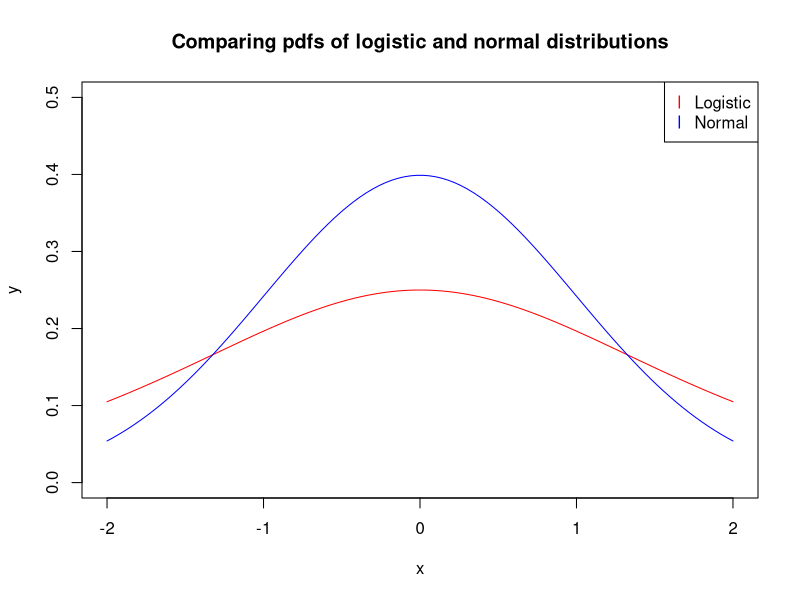
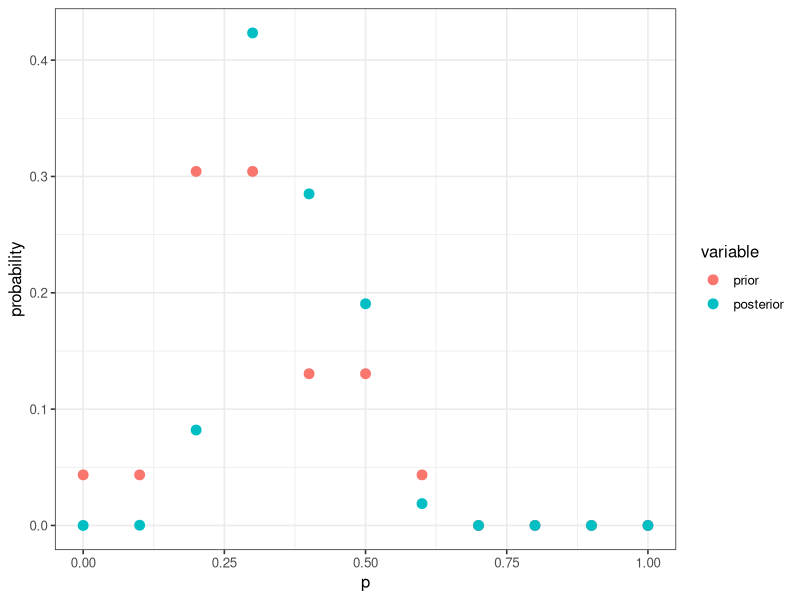
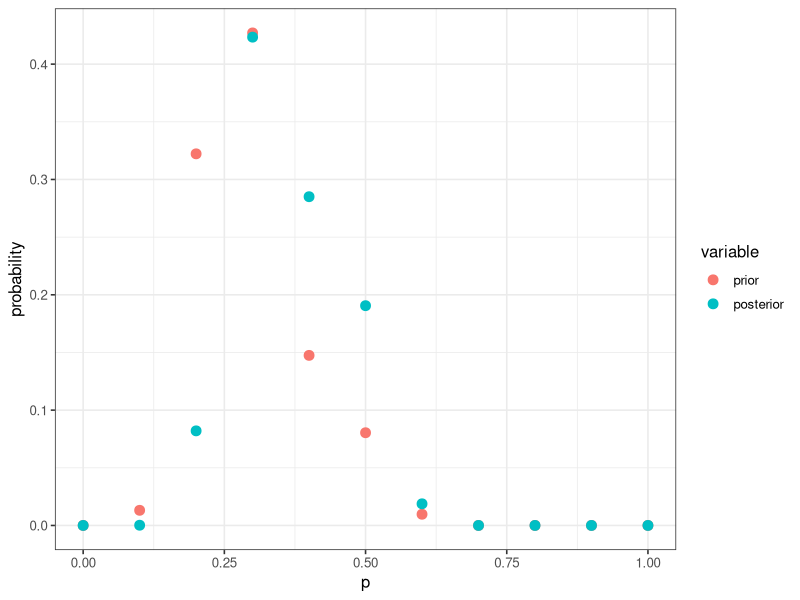

Source code (R) for these figures, in order:
## ---- chunk 1
knitr::opts_chunk$set(echo = TRUE)
## ---- chunk 2
(0.92)*(0.08) + (0.03)*(0.92)
## ---- chunk 3
(0.92 * 0.08)/((0.92)*(0.08) + (0.03)*(0.92))
## ---- chunk 4
# Making the data matrix 

vals <- c(0.018,0.035,0.031,0.008,0.018,0.002,0.112,0.064,0.032,0.069,0.001,0.066,0.094,0.032,0.084,0.001,0.018,0.019,0.010,0.051,0.001,0.029,0.032,0.043,0.130)

joint <- matrix(vals, nrow = 5, byrow=TRUE, dimnames = list(c("farm", "operatives","craftsmen","sales","professional"), c("farm", "operatives","craftsmen","sales","professional")))
joint
## ---- chunk 5
mfather <- numeric(length = 5)
rvarb <- c("farm", "operatives","craftsmen","sales","professional")
for(i in 1:5)
{
  mfather[i] = sum(joint[i,])
}
names(mfather) <- rvarb 
mfather
## ---- chunk 6
mson <- numeric(length = 5)
rvarb <- c("farm", "operatives","craftsmen","sales","professional")
for(i in 1:5)
{
  mson[i] = sum(joint[,i])
}
names(mson) <- rvarb 
mson
## ---- chunk 7
cson <- joint["farm",]/mfather["farm"]
cson
## ---- chunk 8
cfather <- joint[,"farm"]/mson["farm"]
cfather
## ---- chunk 9
linrange <- seq(-2,2, length.out = 100)
logis <- function(x) { return(exp(-x)/(1 + exp(-x))^2) }
normdis <- function(x) { (1/((2*pi)^(1/2)))*exp(-0.5*x^2)}
plot(linrange, logis(linrange), type = "l", ylim = c(0,0.5), col="red", ann= FALSE)
lines(linrange, normdis(linrange), col = "blue")
title(xlab="x")
title(ylab="y")
legend("topright",c("Logistic", "Normal"), col = c("red","blue"), pch = c("l","l"))
title(main="Comparing pdfs of logistic and normal distributions")

## ---- chunk 10
require(knitr)
#Entering data and the prior probabilities 
priorvalues <- c(0, .1, .2, .3, .4, .5, .6, .7, .8, .9, 1)
priorprob <- c(1/23, 1/23, 7/23, 7/23, 3/23, 3/23, 1/23, 0/23, 0/23, 0/23, 0/23)

n <- 20
y <- 8

#vector for storing results
jointprob <- numeric(length = length(priorvalues))

for(i in 1:length(priorvalues))
{
  
  #compute Binomial probability given value of p - likelihood
  binomprob <- dbinom(y, n, p = priorvalues[i])
  
  #compute joint probability - posterior
  jointprob[i] <- binomprob * priorprob[i]
  
}

#compute marginal probability of y 
pofy <- sum(jointprob)

#compute posterior probabilities
posteriorprob <- jointprob/pofy

#visualizing the posterior

#put posterior probabilities in one matrix object for easy viewing 
allnighterposterior <- as.data.frame(cbind(priorvalues, priorprob, posteriorprob))
names(allnighterposterior) <- c("p", "prior", "posterior")

#list the final posterior distribution, based on our prior derived in class
#allnighterposterior

#plot the prior and posterior probabilities
require(ggplot2)
require(reshape2)

allnighterposterior_all <- melt(allnighterposterior, id = "p")

ggplot(allnighterposterior_all, aes(x = p, y = value, colour = variable)) +
  geom_point(size = 3) + 
  xlab("p") + ylab("probability") +
 theme_bw(base_size = 12, base_family = "")
kable(allnighterposterior, caption="Posterior using one-step updating")
## ---- chunk 11
#Calculating posterior (n=10, y=3) from the prior distribution given in class
require(knitr)
priorvalues <- c(0, .1, .2, .3, .4, .5, .6, .7, .8, .9, 1)
priorprob <- c(1/23, 1/23, 7/23, 7/23, 3/23, 3/23, 1/23, 0/23, 0/23, 0/23, 0/23)

n <- 10
y <- 3

#vector for storing results
jointprob <- numeric(length = length(priorvalues))

for(i in 1:length(priorvalues))
{
  
  #compute Binomial probability given value of p - likelihood
  binomprob <- dbinom(y, n, p = priorvalues[i])
  
  #compute joint probability - posterior
  jointprob[i] <- binomprob * priorprob[i]
  
}

#compute marginal probability of y 
pofy <- sum(jointprob)

#compute posterior probabilities
posteriorprob <- jointprob/pofy


#Now we will do a sequential update by settting the prior probabilities to the computed posterior probabilities and then setting n=10 and y=5

priorprob <- posteriorprob
n <- 10
y <- 5


jointprob <- numeric(length = length(priorvalues))

for(i in 1:length(priorvalues))
{
  
  #compute Binomial probability given value of p - likelihood
  binomprob <- dbinom(y, n, p = priorvalues[i])
  
  #compute joint probability - posterior
  jointprob[i] <- binomprob * priorprob[i]
  
}

#compute marginal probability of y 
pofy <- sum(jointprob)

#compute posterior probabilities
posteriorprob <- jointprob/pofy
allnighterposterior <- as.data.frame(cbind(priorvalues, priorprob, posteriorprob))
names(allnighterposterior) <- c("p", "prior", "posterior")

#list the final posterior distribution, based on our prior derived in class
#allnighterposterior

#plot the prior and posterior probabilities
require(ggplot2)
require(reshape2)

allnighterposterior_all <- melt(allnighterposterior, id = "p")

ggplot(allnighterposterior_all, aes(x = p, y = value, colour = variable)) +
  geom_point(size = 3) + 
  xlab("p") + ylab("probability") +
 theme_bw(base_size = 12, base_family = "")

kable(allnighterposterior, caption="Posterior using sequential updating")
